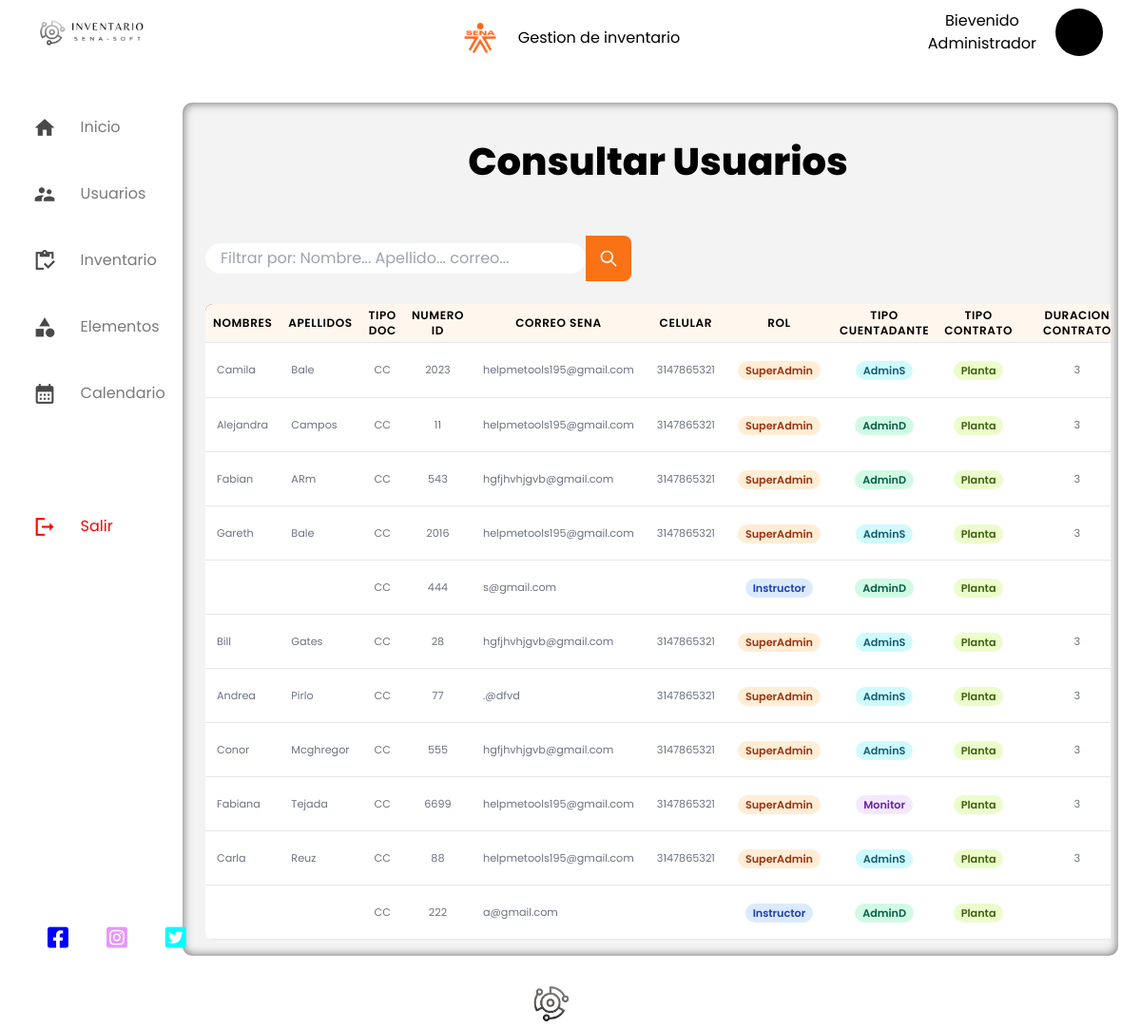
The page /consultarUsuario/ on the database its author committed.
### UsuariosSena/models.py (models this page shows)
class UsuariosSena(AbstractUser):
    nombres = models.CharField(max_length=25)
    apellidos = models.CharField(max_length=25)
    tipoIdentificacion = models.CharField(max_length=25, choices=tipoId, default="CC")
    numeroIdentificacion = models.CharField(max_length=25, unique=True)
    email = models.EmailField(max_length=25)
    celular = models.CharField(max_length=10)
    rol = models.CharField(max_length=25, choices=roles, default="I")
    cuentadante = models.CharField(
        max_length=25, choices=cuentadantes, default="adminD"
    )
    tipoContrato = models.CharField(max_length=25, choices=tipoContratos, default="P")
    is_active = models.BooleanField(default=1)
    duracionContrato = models.CharField(max_length=25)
    password = models.CharField(max_length=30, default="")
    fotoUsuario = models.ImageField(
        upload_to="usuarioFoto/", blank=True, null=True
    )  # Campo para la foto
    id = models.BigAutoField(primary_key=True)
    objects = UsuariosSenaManager()
    username = None
    last_name = None
    first_name = None
    USERNAME_FIELD = "numeroIdentificacion"

### UsuariosSena/views.py (the view)
def consultarUsuario_view(request):
    usuarios = UsuariosSena.objects.all()  # Consulta todos los usuarios
    return render(request, "superAdmin/consultarUsuario.html", {"usuarios": usuarios})

### UsuariosSena/templates/superAdmin/consultarUsuario.html (shortened to what this page needs)
{% extends "../superAdmin/basesuadmin.html" %}
{% load static %}
{% block extrastyle %}
<link rel="stylesheet" href="{% static 'css/superAdmin/modal.css' %}">
<script src="https://cdn.tailwindcss.com"></script>
{% endblock extrastyle %}
{% block content %}
<section class="container  rounded-lg p-4 overflow-hidden m-2 ">
  <h1 class="text-[2.5rem] m-2 mb-16 font-extrabold text-center">Consultar Usuarios</h1>
  <div class="flex mb-10 items-center w-full h-[1rem] max-w-md " x-data="{ search: '' }">
    <div class="w-full ">
      <input type="search" class="w-full px-4 py-1 text-gray-800 rounded-full focus:outline-none" id="filtroEdad"
        placeholder="Filtrar por: Nombre... Apellido... correo... " onkeyup="filtrarTabla()" x-model="search">
    </div>
    <div>
      <button type="submit" class="flex items-center bg-orange-500 justify-center w-12 h-12 text-white rounded-r-lg"
        :class="(search.length > 0) ? 'bg-purple-500' : 'bg-gray-500 cursor-not-allowed'"
        :disabled="search.length == 0">
        <svg class="w-5 h-5" fill="none" stroke="currentColor" viewBox="0 0 24 24" xmlns="http://www.w3.org/2000/svg">
          <path stroke-linecap="round" stroke-linejoin="round" stroke-width="2"
            d="M21 21l-6-6m2-5a7 7 0 11-14 0 7 7 0 0114 0z"></path>
        </svg>
      </button>
    </div>
  </div>
  <div class="flex flex-col overflow-x-auto mt-8">
    <div class="py-2 -my-2  sm:-mx-6 sm:px-6 lg:-mx-8 lg:px-8">
      <div class="inline-block min-w-full scroll-auto overflow-hidden align-middle sm:rounded-lg">
        <table class="table-auto  overflow-scroll-hidden w-full" id="tablaPersonas">
          <thead>
            <tr>
              <th
                class="px-2 py-1 text-xs font-semibold leading-4 tracking-wider text-center text-black-500 uppercase border-b border-gray-200 bg-orange-50">
                Nombres</th>
              <th
                class="px-2 py-1 text-xs font-semibold leading-4 tracking-wider text-center text-black-500 uppercase border-b border-gray-200 bg-orange-50">
                Apellidos</th>
              <th
                class="px-2 py-1 text-xs font-semibold leading-4 tracking-wider text-center text-black-500 uppercase border-b border-gray-200 bg-orange-50">
                Tipo Doc</th>
              <th
                class="px-2 py-1 text-xs font-semibold leading-4 tracking-wider text-center text-black-500 uppercase border-b border-gray-200 bg-orange-50">
                Numero ID</th>
              <th
                class="px-2 py-1 text-xs font-semibold leading-4 tracking-wider text-center text-black-500 uppercase border-b border-gray-200 bg-orange-50">
                Correo Sena</th>
              <th
                class="px-2 py-1 text-xs font-semibold leading-4 tracking-wider text-center text-black-500 uppercase border-b border-gray-200 bg-orange-50">
                Celular</th>
              <th
                class="px-2 py-1 text-xs font-semibold leading-4 tracking-wider text-center text-black-500 uppercase border-b border-gray-200 bg-orange-50">
                Rol</th>
              <th
                class="px-2 py-1 text-xs font-semibold leading-4 tracking-wider text-center text-black-500 uppercase border-b border-gray-200 bg-orange-50">
                Tipo Cuentadante</th>
              <th
                class="px-2 py-1 text-xs font-semibold leading-4 tracking-wider text-center text-black-500 uppercase border-b border-gray-200 bg-orange-50">
                Tipo Contrato</th>
              <th
                class="px-6 py-1 text-xs font-semibold leading-4 tracking-wider text-center text-black-500 uppercase border-b border-gray-200 bg-orange-50">
                Duracion Contrato</th>
            </tr>
          </thead>
          <tbody class="bg-white">
            {% for usuario in usuarios %}
            <tr>
              <td
                class="text-[0.7rem]  leading-5 truncate  text-gray-900 px-3 py-2 whitespace-no-wrap border-b border-gray-200"
                contenteditable="true">
                <div class="text-[0.7rem] leading-5 text-gray-500">{{ usuario.nombres }}
                </div>
              </td>
              <td class=" truncate px-3 py-2 whitespace-no-wrap border-b border-gray-200">
                <div class="text-[0.7rem] leading-5 text-gray-500">{{ usuario.apellidos }}
                </div>
              </td>
              <td class=" truncate px-3 text-center py-2 whitespace-no-wrap border-b border-gray-200">
                <div class="text-[0.7rem] leading-5 text-gray-500">{{ usuario.tipoIdentificacion }}
                </div>
              </td>
              <td class=" truncate px-3 py-2 text-center whitespace-no-wrap border-b border-gray-200">
                <div class="text-[0.7rem] leading-5 text-gray-500">{{ usuario.numeroIdentificacion }}
                </div>
              </td>
              <td class=" truncate px-3 py-2 whitespace-no-wrap border-b border-gray-200">
                <div class="text-[0.7rem] leading-5 text-gray-500">{{ usuario.email }}
                </div>
              </td>
              <td class=" truncate px-3 py-2 text-center whitespace-no-wrap border-b border-gray-200">
                <div class="text-[0.7rem] leading-5 text-gray-500">{{ usuario.celular }}
                </div>
              </td>
              <td class=" truncate px-3 py-2 text-center whitespace-no-wrap border-b border-gray-200">
                {% if usuario.rol == 'superAdmin' %}
                <span
                  class="text-center inline-flex px-2 text-[0.7rem] font-semibold leading-5 text-orange-800 bg-orange-100 rounded-full">
                  SuperAdmin</span>
                {% elif usuario.rol == 'I' %}
                <span
                  class="text-center inline-flex px-2 text-[0.7rem] font-semibold leading-5 text-blue-800 bg-blue-100 rounded-full">
                  Instructor</span>
                {% elif usuario.rol == 'M' %}
                <span
                  class="text-center inline-flex px-2 text-[0.7rem] font-semibold leading-5 text-yellow-800 bg-yellow-100 rounded-full">
                  Monitor</span>
                {% endif %}
              </td>
              <td class=" truncate px-3 py-2  text-center whitespace-no-wrap border-b border-gray-200">
                {% if usuario.cuentadante == 'adminS' %}
                <span
                  class="text-center inline-flex px-2 text-[0.7rem] font-semibold leading-5 text-cyan-800 bg-cyan-100 rounded-full">
                  AdminS</span>
                {% elif usuario.cuentadante == 'adminD' %}
                <span
                  class="text-center inline-flex px-2 text-[0.7rem] font-semibold leading-5 text-emerald-800 bg-emerald-100 rounded-full">
                  AdminD</span>
                {% elif usuario.cuentadante == 'monitor' %}
                <span
                  class="text-center inline-flex px-2 text-[0.7rem] font-semibold leading-5 text-purple-800 bg-purple-100 rounded-full">
                  Monitor</span>
                {% endif %}
              </td>
              <td class=" truncate px-3 py-2 text-center whitespace-no-wrap border-b border-gray-200">
                {% if usuario.tipoContrato == 'P' %}
                <span
                  class="text-center inline-flex px-2 text-[0.7rem] font-semibold leading-5 text-lime-800 bg-lime-100 rounded-full">
                  Planta</span>
                {% elif usuario.tipoContrato == 'C' %}
                <span
                  class="text-center inline-flex px-2 text-[0.7rem] font-semibold leading-5 text-teal-800 bg-teal-100 rounded-full">
                  Contratista</span>
                {% elif usuario.tipoContrato == 'A' %}
                <span
                  class="text-center inline-flex px-2 text-[0.7rem] font-semibold leading-5 text-indigo-800 bg-indigo-100 rounded-full">
                  Aprendiz</span>
                {% endif %}
              </td>
              <td class=" truncate px-3 py-2 text-center whitespace-no-wrap border-b border-gray-200">
                <div class="text-[0.7rem] leading-5 text-gray-500">{{ usuario.duracionContrato }}
                </div>
              </td>
            </tr>
            {% endfor %}
          </tbody>
        </table>
      </div>
    </div>
  </div>
</section>
{% endblock %}

### UsuariosSena/templates/superAdmin/basesuadmin.html (shortened to what this page needs)
<!DOCTYPE html>
<html lang="es">
{% load static %}
<head>
    <link rel="stylesheet" href="{% static 'css/superAdmin/estilobase.css' %}">
    <link rel="stylesheet" href="https://cdnjs.cloudflare.com/ajax/libs/font-awesome/5.15.4/css/all.min.css">
    {% block extrastyle %}
    {% endblock extrastyle %}
</head>
<body class="cabeza">
    <header>
        <div class="header">
            <div class="img">
            </div>
            <div class="usuario">
                <div>
                    <p>Usuario</p>
                    <p>Super Administrado</p>
                </div>
            </div>
        </div>
    </header>
    <body>
        <section class="base">
            <div class="barra-lateral" id="barra">
                <a href="#" class="logo">
                    <div class="nombre-logo">
                        <img src="{% static 'img/SSoft.png' %}" alt="">
                    </div>
                    <ul class="menu" id="menu">
                        <li><a href="{% url 'homedash' %}"><span class="material-icons-sharp">home</span>
                                <p>Inicio</p>
                            </a></li>
                        <li><a href="#"><span class="material-icons-sharp">supervisor_account</span>
                                <p>Usuarios</p>
                            </a></li>
                        <li><a href="#"><span class="material-icons-sharp">inventory</span>
                                <p>Inventario</p>
                            </a></li>
                        <li><a href="#"><span class="material-icons-sharp">category</span>
                                <p>Elementos</p>
                            </a></li>
                        <li><a href="#"><span class="material-icons-sharp">calendar_month</span>
                                <p>Calendario</p>
                            </a></li>
                    </ul>
                    <ul class="menu">
                        <li><a href="#" class="salir" style="color: red;"><span style="color: red;"
                                    class="material-icons-sharp">logout</span>
                                <p>Salir</p>
                            </a></li>
                    </ul>
                </a>
                <div class="redes-sociales">
                    <a href="https://www.facebook.com/senacditidosquebradas/?locale=es_LA" target="_blank"><i
                            class="fab fa-facebook-square" style="color: blue;"></i></a>
                    <a href="https://www.instagram.com/bienestaralaprendizcditi/?hl=es" target="_blank"><i
                            class="fab fa-instagram-square" style="color: #e697fa;"></i></a>
                    <a href="https://twitter.com/senacditi/status/913841534172368897?lang=es" target="_blank"><i
                            class="fab fa-twitter-square" style="color: aqua;"></i></a>
                </div>
            </div>
            <div class="titulo">
                <img src="{% static 'img/senaL.png' %}" alt="" width="40px
                    ">
                <h3>Gestion de inventario</h3>
            </div>
            <div class="perfil">
                <p>Bievenido <br>
                    Administrador</p>
                <div class="bola">
                </div>
            </div>
            <div class="redes">
                <div class="log">
                    <img src="{% static 'img/SSIH.png' %}" alt="">
                </div>
            </div>
            <div class="contenido" id="contenedor">
                {% block content %}
                {% endblock %}
            </div>
        </section>
    </body>
</html>

### UsuariosSena/static/css/superAdmin/estilobase.css (style rules this page uses)
* { padding: 0; margin: 0; box-sizing: border-box; font-family: "Poppins", Arial, Helvetica, sans-serif; text-decoration: none; }
.base { display: flex; position: relative; background: #ffffff; width: 100%; height: 100vh; overflow:hidden ; }
.header { width: 100%; position: fixed; padding: 30px 100px ; }
.barra-lateral { width: 16%; position: fixed; background: #ffffff; top: 0; left: 0; height: 100%; z-index: 200; transition: all 0.3s; }
.logo { position: relative; }
.nombre-logo { width: 100%; display: flex; justify-content: space-between; align-items: center; padding: 20px 40px; margin-bottom: 30px; font-weight: 600; color: #000; white-space: nowrap; }
.nombre-logo img { width: 150px; }
.menu li { list-style: none; display: flex; position: relative; margin-left: 5%; font-size: 16px; align-items: center; width: 94%; height: 70px; transition: 0.5s; }
.menu li span { margin:0 25px; color: #494949; font-size: 25px; transition: 0.5s; }
.menu li a { color: #7a7a7a; display: flex; }
.menu li a p { transition: all 0.5s; }
.salir { margin: 140px 0 0; width: 100%; transition: all 0.5s; color: red; }
.contenido { position: relative; background-color: #f3f3f4; box-shadow: inset 0 0 10px 1px rgba(0, 0, 0, 0.5); border-radius: 10px; top: 10%; left:16%; width: 82%; height: 83%; z-index: 1; overflow: auto; transition: all 0.5s; }
.bola { background: #000; width: 50px; height: 50px; border-radius: 50%; }
.perfil { width: 100%; display: flex; padding-right: 40px; margin-top: 5px; align-items: center; justify-content: end; position: absolute; }
.perfil p { text-align: center; margin:5px 20px; }
.log { width: 100%; height: 99vh; display: flex; padding-right: 40px; margin-top: 5px; align-items: end; justify-content: center; position: absolute; }
.log img { width: 40px; }
.redes-sociales { width: 100%; position: absolute; display: flex; top: 90%; left: 30px; }
.redes-sociales i { margin:0 20px; font-size: 25px; transition: all 0.5s ; }
.base .titulo { position: absolute; display: flex; width: 100%; justify-content: center; margin-top: 20px; align-items: center; }
.base .titulo img { margin-right: 20px; }

### UsuariosSena/static/css/superAdmin/modal.css (style rules this page uses)
th { padding: 20px 15px; font-weight: 700; text-transform: uppercase; }
td { padding: 15px; border-bottom: solid 1px rgba(255, 255, 255, 0.2); }
thead { background: #f01d1d; }

### rows shown on the page
UsuariosSena: nombres "Camila", apellidos "Bale", tipoIdentificacion "CC", numeroIdentificacion "2023", email "helpmetools195@gmail.com", celular "3147865321", rol "SuperAdmin", cuentadante "AdminS", tipoContrato "Planta", duracionContrato "3"
UsuariosSena: nombres "Alejandra", apellidos "Campos", tipoIdentificacion "CC", numeroIdentificacion "11", email "helpmetools195@gmail.com", celular "3147865321", rol "SuperAdmin", cuentadante "AdminD", tipoContrato "Planta", duracionContrato "3"
UsuariosSena: nombres "Fabian", apellidos "ARm", tipoIdentificacion "CC", numeroIdentificacion "543", email "hgfjhvhjgvb@gmail.com", celular "3147865321", rol "SuperAdmin", cuentadante "AdminD", tipoContrato "Planta", duracionContrato "3"
UsuariosSena: nombres "Gareth", apellidos "Bale", tipoIdentificacion "CC", numeroIdentificacion "2016", email "helpmetools195@gmail.com", celular "3147865321", rol "SuperAdmin", cuentadante "AdminS", tipoContrato "Planta", duracionContrato "3"
UsuariosSena: tipoIdentificacion "CC", numeroIdentificacion "444", email "s@gmail.com", rol "Instructor", cuentadante "AdminD", tipoContrato "Planta"
UsuariosSena: nombres "Bill", apellidos "Gates", tipoIdentificacion "CC", numeroIdentificacion "28", email "hgfjhvhjgvb@gmail.com", celular "3147865321", rol "SuperAdmin", cuentadante "AdminS", tipoContrato "Planta", duracionContrato "3"
UsuariosSena: nombres "Andrea", apellidos "Pirlo", tipoIdentificacion "CC", numeroIdentificacion "77", email ".@dfvd", celular "3147865321", rol "SuperAdmin", cuentadante "AdminS", tipoContrato "Planta", duracionContrato "3"
UsuariosSena: nombres "Conor", apellidos "Mcghregor", tipoIdentificacion "CC", numeroIdentificacion "555", email "hgfjhvhjgvb@gmail.com", celular "3147865321", rol "SuperAdmin", cuentadante "AdminS", tipoContrato "Planta", duracionContrato "3"
UsuariosSena: nombres "Fabiana", apellidos "Tejada", tipoIdentificacion "CC", numeroIdentificacion "6699", email "helpmetools195@gmail.com", celular "3147865321", rol "SuperAdmin", cuentadante "Monitor", tipoContrato "Planta", duracionContrato "3"
UsuariosSena: nombres "Carla", apellidos "Reuz", tipoIdentificacion "CC", numeroIdentificacion "88", email "helpmetools195@gmail.com", celular "3147865321", rol "SuperAdmin", cuentadante "AdminS", tipoContrato "Planta", duracionContrato "3"
UsuariosSena: tipoIdentificacion "CC", numeroIdentificacion "222", email "a@gmail.com", rol "Instructor", cuentadante "AdminD", tipoContrato "Planta"
